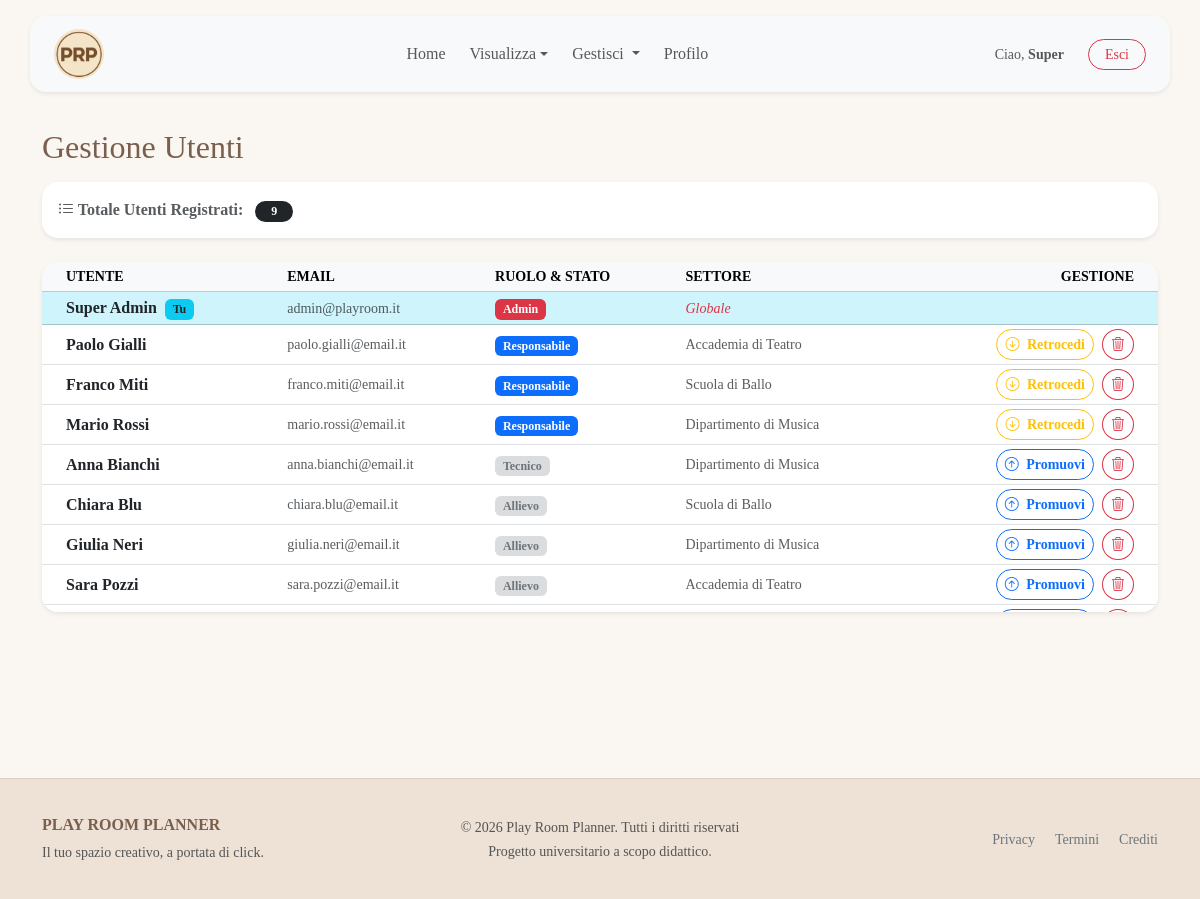
The page /frontend/admin_utenti.php (signed in) on the database its author committed.
### tables this page shows
CREATE TABLE UTENTE (
    id_utente INT PRIMARY KEY AUTO_INCREMENT,
    nome VARCHAR(50) NOT NULL,
    cognome VARCHAR(50) NOT NULL,
    data_nascita DATE NOT NULL,
    ruolo VARCHAR(20) NULL CHECK (ruolo IN ('docente', 'allievo', 'tecnico')),
    email VARCHAR(100) NOT NULL UNIQUE,
    password_hash VARCHAR(255) NOT NULL,
    foto VARCHAR(255) NULL,
    
    anni_servizio INT NULL CHECK (anni_servizio IS NULL OR anni_servizio >= 0),
    data_nomina DATE NULL,
    is_responsabile BOOLEAN NOT NULL DEFAULT FALSE,
    is_admin BOOLEAN NOT NULL DEFAULT FALSE,
    
    id_settore INT NULL,
    FOREIGN KEY (id_settore) REFERENCES SETTORE(id_settore)
        ON DELETE NO ACTION  
        ON UPDATE CASCADE
);

CREATE TABLE SETTORE (
    id_settore INT PRIMARY KEY AUTO_INCREMENT,
    nome VARCHAR(50) NOT NULL UNIQUE,
    tipo VARCHAR(50) NOT NULL CHECK (tipo IN ('musica', 'teatro', 'ballo')),
    num_iscritti INT DEFAULT 0,
    id_responsabile INT NULL UNIQUE
);

### common/function.php (called while the page is built, shortened)
<?php
function getAllUtentiAdmin($cid)
{
    $sql = "SELECT U.*, S.nome AS nome_settore
    FROM UTENTE U LEFT JOIN SETTORE S ON U.id_settore = S.id_settore
    ORDER BY U.is_admin DESC, U.is_responsabile DESC, U.cognome ASC";
    return $cid->query($sql)->fetch_all(MYSQLI_ASSOC);
}
?>

### frontend/admin_utenti.php (the view, shortened to what this page needs)
<?php
require_once __DIR__ . '/../common/function.php';
$elenco_utenti = getAllUtentiAdmin($cid);
?>
<!DOCTYPE html>
<html lang="it" class="no-js">
<?php require ROOT_PATH . "/common/header.php" ?>
<body class="d-flex flex-column">
    <?php include ROOT_PATH . '/common/navbar.php'; ?>
    <div class="flex-shrink-0 container py-5">
        <div class="d-flex justify-content-between align-items-center mb-2">
            <h2>Gestione Utenti</h2>
        </div>
        <div class="card shadow-sm border-0 rounded-4 mb-4">
            <div class="card-body p-3">
                <span class="fw-bold text-muted me-2"><i class="bi bi-list-ul"></i> Totale Utenti Registrati:</span>
                <span class="badge bg-dark rounded-pill px-3"><?php echo count($elenco_utenti); ?></span>
            </div>
        </div>
        <div class="card shadow-sm border-0 rounded-4 overflow-hidden">
            <div class="table-responsive" style="max-height: 350px; overflow-y: auto;">
                <table class="table table-sm table-hover align-middle mb-0">
                    <thead class="table-light small text-muted text-uppercase" style="position: sticky; top: 0; z-index: 1;">
                        <tr>
                            <th class="ps-4">Utente</th>
                            <th>Email</th>
                            <th>Ruolo & Stato</th>
                            <th>Settore</th>
                            <th class="text-end pe-4">Gestione</th>
                        </tr>
                    </thead>
                    <tbody class="border-top-0">
                        <?php if (count($elenco_utenti) > 0): ?>
                            <?php foreach ($elenco_utenti as $utente): ?>
                                <tr class="<?php echo ($utente['id_utente'] == $_SESSION['id_utente']) ? 'table-info' : ''; ?>">
                                    <td class="ps-4">
                                        <span class="fw-bold text-dark"><?php echo htmlspecialchars($utente['nome'] . ' ' . $utente['cognome']); ?></span>
                                        <?php if ($utente['id_utente'] == $_SESSION['id_utente']): ?><span class="badge bg-info text-dark small ms-1">Tu</span><?php endif; ?>
                                    </td>
                                    <td class="text-muted small"><?php echo htmlspecialchars($utente['email']); ?></td>
                                    <td>
                                        <?php if ($utente['is_admin']): ?>
                                            <span class="badge bg-danger">Admin</span>
                                        <?php elseif ($utente['is_responsabile']): ?>
                                            <span class="badge bg-primary">Responsabile</span>
                                        <?php else: ?>
                                            <span class="badge bg-secondary bg-opacity-25 text-secondary"><?php echo ucfirst($utente['ruolo']); ?></span>
                                        <?php endif; ?>
                                    </td>
                                    <td class="small text-muted">
                                        <?php echo ($utente['is_admin']) ? '<span class="fst-italic text-danger">Globale</span>' : htmlspecialchars(ucfirst($utente['nome_settore'] ?? 'N/D')); ?>
                                    </td>
                                    <td class="text-end pe-4">
                                        <?php if (!$utente['is_admin'] && $utente['id_utente'] != $_SESSION['id_utente']): ?>
                                            <div class="d-flex justify-content-end align-items-center gap-2">
                                                <?php if ($utente['is_responsabile']): ?>
                                                    <button type="button"
                                                        class="btn btn-outline-warning btn-sm rounded-pill fw-bold px-2"
                                                        data-bs-toggle="modal"
                                                        data-bs-target="#modalAzione"
                                                        data-bs-action="demote"
                                                        data-bs-id="<?php echo $utente['id_utente']; ?>"
                                                        data-bs-nome="<?php echo htmlspecialchars($utente['nome'] . ' ' . $utente['cognome'], ENT_QUOTES); ?>">
                                                        <i class="bi bi-arrow-down-circle"></i>
                                                        <span class="d-none d-lg-inline ms-1">Retrocedi</span>
                                                    </button>
                                                <?php else: ?>
                                                    <a href="<?php echo BASE_URL; ?>frontend/admin_promuovi.php?id=<?php echo $utente['id_utente']; ?>"
                                                        class="btn btn-outline-primary btn-sm rounded-pill fw-bold px-2">
                                                        <i class="bi bi-arrow-up-circle"></i>
                                                        <span class="d-none d-lg-inline ms-1">Promuovi</span>
                                                    </a>
                                                <?php endif; ?>
                                                <button type="button"
                                                    class="btn btn-outline-danger btn-sm rounded-circle px-2"
                                                    data-bs-toggle="modal"
                                                    data-bs-target="#modalAzione"
                                                    data-bs-action="delete"
                                                    data-bs-id="<?php echo $utente['id_utente']; ?>"
                                                    data-bs-nome="<?php echo htmlspecialchars($utente['nome'] . ' ' . $utente['cognome'], ENT_QUOTES); ?>">
                                                    <i class="bi bi-trash3"></i>
                                                </button>
                                            </div>
                                        <?php endif; ?>
                                    </td>
                                </tr>
                            <?php endforeach; ?>
                        <?php else: ?>
                            <tr>
                                <td colspan="5" class="text-center py-5 text-muted">Nessun utente trovato.</td>
                            </tr>
                        <?php endif; ?>
                    </tbody>
                </table>
            </div>
        </div>
    </div>
</body>
</html>

### css/style.css (style rules this page uses)
* { font-family: Georgia, 'Times New Roman', Times, serif; }
html { height: 100%; }
body { background-color: #FAF7F2; padding-top: 80px; min-height: 100vh; display: flex; flex-direction: column; }
footer { margin-top: auto; width: 100%; }
html, body { overscroll-behavior-y: none; }
.container h2 { color: #7A5E4E; }
.footer-vintage { background-color: #EDE2D5; color: #7A5E4E; border-top: 1px solid rgba(122, 94, 78, 0.15); padding-top: 20px; padding-bottom: 20px; margin-top: auto; width: 100%; }

### rows shown on the page
utente: nome+cognome "Super Admin", shows "Tu", email "admin@playroom.it", is_admin "Admin"
utente: nome+cognome "Paolo Gialli", email "paolo.gialli@email.it", is_admin "Responsabile", id_settore.nome "Accademia di Teatro"
utente: nome+cognome "Franco Miti", email "franco.miti@email.it", is_admin "Responsabile", id_settore.nome "Scuola di Ballo"
utente: nome+cognome "Mario Rossi", email "mario.rossi@email.it", is_admin "Responsabile", id_settore.nome "Dipartimento di Musica"
utente: nome+cognome "Anna Bianchi", email "anna.bianchi@email.it", ruolo "Tecnico", id_settore.nome "Dipartimento di Musica"
utente: nome+cognome "Chiara Blu", email "chiara.blu@email.it", ruolo "Allievo", id_settore.nome "Scuola di Ballo"
utente: nome+cognome "Giulia Neri", email "giulia.neri@email.it", ruolo "Allievo", id_settore.nome "Dipartimento di Musica"
utente: nome+cognome "Sara Pozzi", email "sara.pozzi@email.it", ruolo "Allievo", id_settore.nome "Accademia di Teatro"

### other values the page prints
$_SESSION['nome'] "Super"
count($elenco_utenti) "9"
